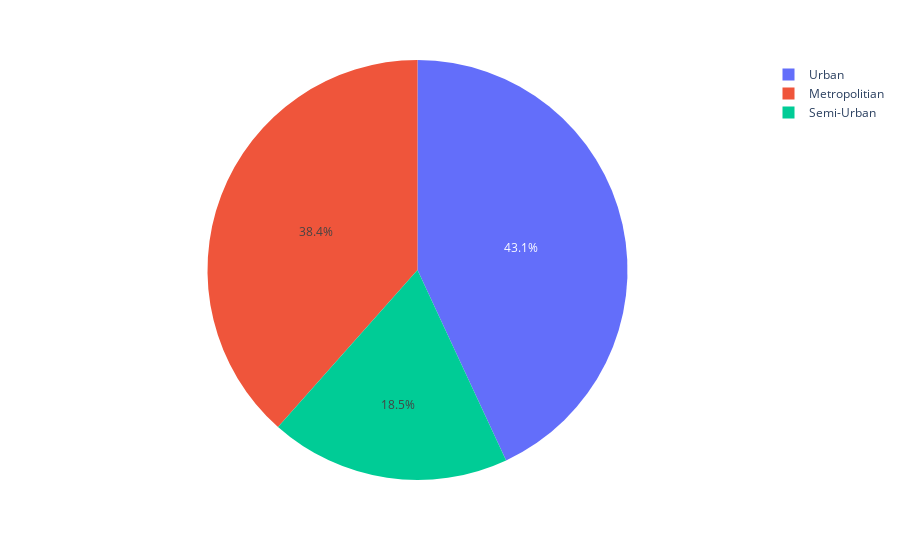

The code cell stored with this chart in its notebook:
### Code cell
df_aux = df2[['distance', 'city']].groupby('city').mean().reset_index()
px.pie(df_aux, names='city', values= 'distance')

### Figure 1 — Plotly figure (JSON) as saved in the notebook; plotly's stock layout.template omitted (floating-point values rounded to 4 significant figures)
{"data": [{"domain": {"x": [0, 1], "y": [0, 1]}, "hovertemplate": "city=%{label}<br>distance=%{value}<extra></extra>", "labels": ["Metropolitian", "Semi-Urban", "Urban"], "legendgroup": "", "name": "", "showlegend": true, "type": "pie", "values": [26.76, 12.88, 29.98]}], "layout": {"legend": {"tracegroupgap": 0}, "margin": {"t": 60}}}
